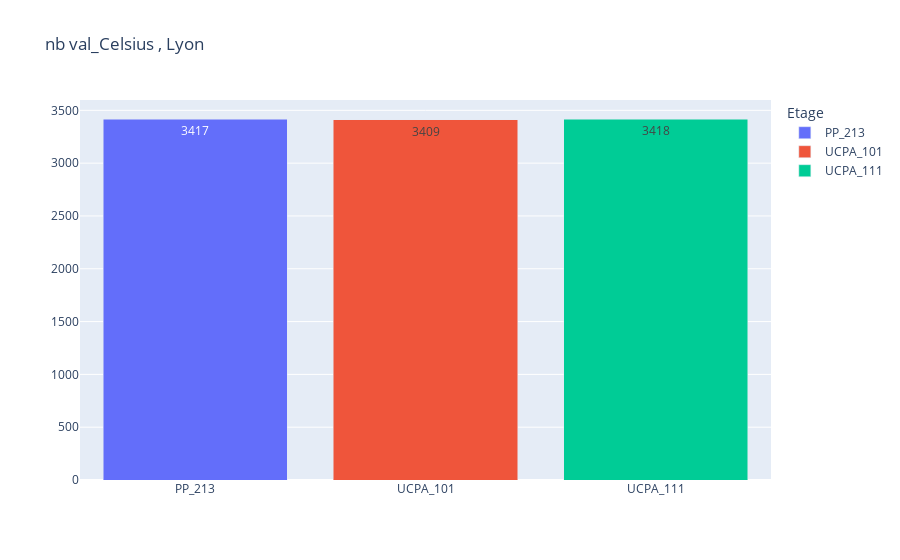
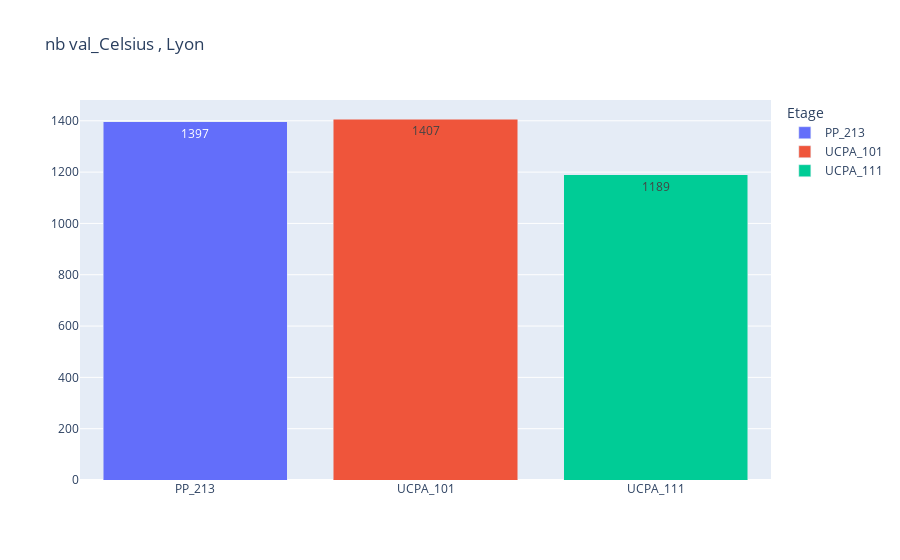
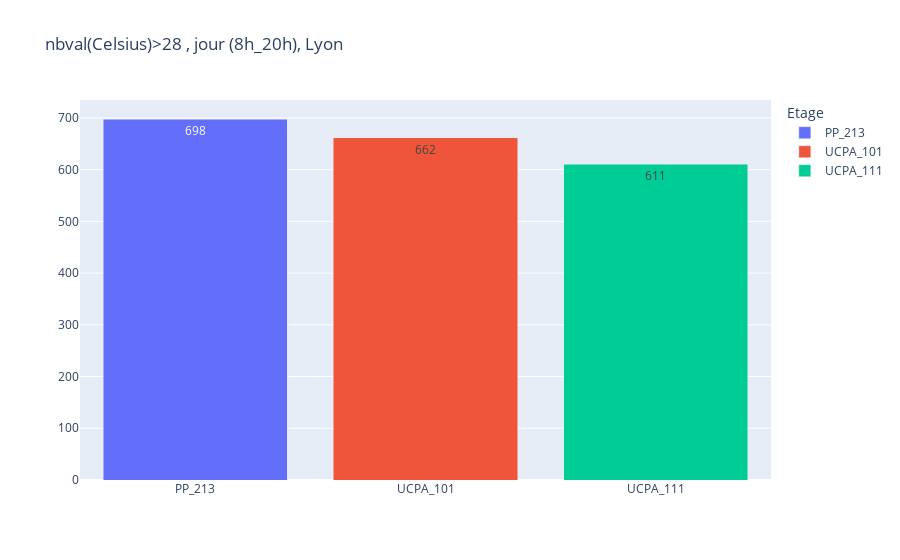

Here is the notebook cell these charts were saved with, in order:
### Code cell
"nb val_Celsius" et "nb val_Celsius" et ="nbval(Celsius)>28 , jour (8h_20h)", Lyon

### Figure 1 — Plotly figure (JSON) as saved in the notebook; plotly's stock layout.template omitted (floating-point values rounded to 4 significant figures)
{"data": [{"alignmentgroup": "True", "hovertemplate": "Etage=%{x}<br>count=%{text}<extra></extra>", "legendgroup": "PP_213", "marker": {"color": "#636efa"}, "name": "PP_213", "offsetgroup": "PP_213", "orientation": "v", "showlegend": true, "text": [3417], "textposition": "auto", "type": "bar", "x": ["PP_213"], "xaxis": "x", "y": [3417], "yaxis": "y"}, {"alignmentgroup": "True", "hovertemplate": "Etage=%{x}<br>count=%{text}<extra></extra>", "legendgroup": "UCPA_101", "marker": {"color": "#EF553B"}, "name": "UCPA_101", "offsetgroup": "UCPA_101", "orientation": "v", "showlegend": true, "text": [3409], "textposition": "auto", "type": "bar", "x": ["UCPA_101"], "xaxis": "x", "y": [3409], "yaxis": "y"}, {"alignmentgroup": "True", "hovertemplate": "Etage=%{x}<br>count=%{text}<extra></extra>", "legendgroup": "UCPA_111", "marker": {"color": "#00cc96"}, "name": "UCPA_111", "offsetgroup": "UCPA_111", "orientation": "v", "showlegend": true, "text": [3418], "textposition": "auto", "type": "bar", "x": ["UCPA_111"], "xaxis": "x", "y": [3418], "yaxis": "y"}], "layout": {"barmode": "stack", "legend": {"title": {"text": "Etage"}, "tracegroupgap": 0}, "title": {"text": "nb val_Celsius , Lyon"}, "xaxis": {"anchor": "y", "categoryarray": ["PP_213", "UCPA_101", "UCPA_111"], "categoryorder": "array", "domain": [0, 1], "title": {"text": ""}}, "yaxis": {"anchor": "x", "domain": [0, 1], "title": {"text": ""}}}}

### Figure 2 — Plotly figure (JSON) as saved in the notebook; plotly's stock layout.template omitted (floating-point values rounded to 4 significant figures)
{"data": [{"alignmentgroup": "True", "hovertemplate": "Etage=%{x}<br>count=%{text}<extra></extra>", "legendgroup": "PP_213", "marker": {"color": "#636efa"}, "name": "PP_213", "offsetgroup": "PP_213", "orientation": "v", "showlegend": true, "text": [1397], "textposition": "auto", "type": "bar", "x": ["PP_213"], "xaxis": "x", "y": [1397], "yaxis": "y"}, {"alignmentgroup": "True", "hovertemplate": "Etage=%{x}<br>count=%{text}<extra></extra>", "legendgroup": "UCPA_101", "marker": {"color": "#EF553B"}, "name": "UCPA_101", "offsetgroup": "UCPA_101", "orientation": "v", "showlegend": true, "text": [1407], "textposition": "auto", "type": "bar", "x": ["UCPA_101"], "xaxis": "x", "y": [1407], "yaxis": "y"}, {"alignmentgroup": "True", "hovertemplate": "Etage=%{x}<br>count=%{text}<extra></extra>", "legendgroup": "UCPA_111", "marker": {"color": "#00cc96"}, "name": "UCPA_111", "offsetgroup": "UCPA_111", "orientation": "v", "showlegend": true, "text": [1189], "textposition": "auto", "type": "bar", "x": ["UCPA_111"], "xaxis": "x", "y": [1189], "yaxis": "y"}], "layout": {"barmode": "stack", "legend": {"title": {"text": "Etage"}, "tracegroupgap": 0}, "title": {"text": "nb val_Celsius , Lyon"}, "xaxis": {"anchor": "y", "categoryarray": ["PP_213", "UCPA_101", "UCPA_111"], "categoryorder": "array", "domain": [0, 1], "title": {"text": ""}}, "yaxis": {"anchor": "x", "domain": [0, 1], "title": {"text": ""}}}}

### Figure 3 — Plotly figure (JSON) as saved in the notebook; plotly's stock layout.template omitted (floating-point values rounded to 4 significant figures)
{"data": [{"alignmentgroup": "True", "hovertemplate": "Etage=%{x}<br>count=%{text}<extra></extra>", "legendgroup": "PP_213", "marker": {"color": "#636efa"}, "name": "PP_213", "offsetgroup": "PP_213", "orientation": "v", "showlegend": true, "text": [698], "textposition": "auto", "type": "bar", "x": ["PP_213"], "xaxis": "x", "y": [698], "yaxis": "y"}, {"alignmentgroup": "True", "hovertemplate": "Etage=%{x}<br>count=%{text}<extra></extra>", "legendgroup": "UCPA_101", "marker": {"color": "#EF553B"}, "name": "UCPA_101", "offsetgroup": "UCPA_101", "orientation": "v", "showlegend": true, "text": [662], "textposition": "auto", "type": "bar", "x": ["UCPA_101"], "xaxis": "x", "y": [662], "yaxis": "y"}, {"alignmentgroup": "True", "hovertemplate": "Etage=%{x}<br>count=%{text}<extra></extra>", "legendgroup": "UCPA_111", "marker": {"color": "#00cc96"}, "name": "UCPA_111", "offsetgroup": "UCPA_111", "orientation": "v", "showlegend": true, "text": [611], "textposition": "auto", "type": "bar", "x": ["UCPA_111"], "xaxis": "x", "y": [611], "yaxis": "y"}], "layout": {"barmode": "stack", "legend": {"title": {"text": "Etage"}, "tracegroupgap": 0}, "title": {"text": "nbval(Celsius)>28 , jour (8h_20h), Lyon"}, "xaxis": {"anchor": "y", "categoryarray": ["PP_213", "UCPA_101", "UCPA_111"], "categoryorder": "array", "domain": [0, 1], "title": {"text": ""}}, "yaxis": {"anchor": "x", "domain": [0, 1], "title": {"text": ""}}}}
